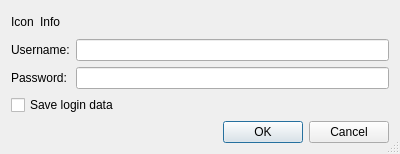
<ui version="4.0" >
 <class>AuthenticationDialog</class>
 <widget class="QDialog" name="AuthenticationDialog" >
  <property name="geometry" >
   <rect>
    <x>0</x>
    <y>0</y>
    <width>400</width>
    <height>154</height>
   </rect>
  </property>
  <property name="sizePolicy" >
   <sizepolicy vsizetype="Minimum" hsizetype="Preferred" >
    <horstretch>0</horstretch>
    <verstretch>0</verstretch>
   </sizepolicy>
  </property>
  <property name="windowTitle" >
   <string>Authentication Required</string>
  </property>
  <property name="sizeGripEnabled" >
   <bool>true</bool>
  </property>
  <layout class="QGridLayout" name="gridLayout" >
   <item row="0" column="0" colspan="2" >
    <layout class="QHBoxLayout" name="horizontalLayout" >
     <item>
      <widget class="QLabel" name="iconLabel" >
       <property name="text" >
        <string>Icon</string>
       </property>
      </widget>
     </item>
     <item>
      <widget class="QLabel" name="infoLabel" >
       <property name="sizePolicy" >
        <sizepolicy vsizetype="MinimumExpanding" hsizetype="MinimumExpanding" >
         <horstretch>0</horstretch>
         <verstretch>0</verstretch>
        </sizepolicy>
       </property>
       <property name="text" >
        <string>Info</string>
       </property>
       <property name="wordWrap" >
        <bool>true</bool>
       </property>
      </widget>
     </item>
    </layout>
   </item>
   <item row="1" column="0" >
    <widget class="QLabel" name="label" >
     <property name="text" >
      <string>Username:</string>
     </property>
    </widget>
   </item>
   <item row="1" column="1" >
    <widget class="QLineEdit" name="usernameEdit" >
     <property name="toolTip" >
      <string>Enter username</string>
     </property>
    </widget>
   </item>
   <item row="2" column="0" >
    <widget class="QLabel" name="label_2" >
     <property name="text" >
      <string>Password:</string>
     </property>
    </widget>
   </item>
   <item row="2" column="1" >
    <widget class="QLineEdit" name="passwordEdit" >
     <property name="toolTip" >
      <string>Enter password</string>
     </property>
     <property name="echoMode" >
      <enum>QLineEdit::Password</enum>
     </property>
    </widget>
   </item>
   <item row="3" column="0" colspan="2" >
    <widget class="QCheckBox" name="saveCheckBox" >
     <property name="toolTip" >
      <string>Select to save the login data</string>
     </property>
     <property name="text" >
      <string>Save login data</string>
     </property>
    </widget>
   </item>
   <item row="4" column="0" colspan="2" >
    <widget class="QDialogButtonBox" name="buttonBox" >
     <property name="orientation" >
      <enum>Qt::Horizontal</enum>
     </property>
     <property name="standardButtons" >
      <set>QDialogButtonBox::Cancel|QDialogButtonBox::Ok</set>
     </property>
    </widget>
   </item>
  </layout>
 </widget>
 <tabstops>
  <tabstop>usernameEdit</tabstop>
  <tabstop>passwordEdit</tabstop>
  <tabstop>saveCheckBox</tabstop>
  <tabstop>buttonBox</tabstop>
 </tabstops>
 <resources/>
 <connections>
  <connection>
   <sender>buttonBox</sender>
   <signal>accepted()</signal>
   <receiver>AuthenticationDialog</receiver>
   <slot>accept()</slot>
   <hints>
    <hint type="sourcelabel" >
     <x>29</x>
     <y>111</y>
    </hint>
    <hint type="destinationlabel" >
     <x>23</x>
     <y>117</y>
    </hint>
   </hints>
  </connection>
  <connection>
   <sender>buttonBox</sender>
   <signal>rejected()</signal>
   <receiver>AuthenticationDialog</receiver>
   <slot>reject()</slot>
   <hints>
    <hint type="sourcelabel" >
     <x>87</x>
     <y>111</y>
    </hint>
    <hint type="destinationlabel" >
     <x>81</x>
     <y>117</y>
    </hint>
   </hints>
  </connection>
 </connections>
</ui>
